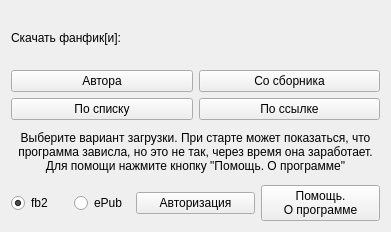
<?xml version="1.0" encoding="UTF-8"?>
<ui version="4.0">
 <class>Form</class>
 <widget class="QWidget" name="Form">
  <property name="geometry">
   <rect>
    <x>0</x>
    <y>0</y>
    <width>391</width>
    <height>232</height>
   </rect>
  </property>
  <property name="windowTitle">
   <string>AceConverter</string>
  </property>
  <layout class="QGridLayout" name="gridLayout_2">
   <item row="0" column="0">
    <layout class="QVBoxLayout" name="verticalLayout">
     <item>
      <widget class="QLabel" name="label">
       <property name="text">
        <string>Скачать фанфик[и]:</string>
       </property>
      </widget>
     </item>
     <item>
      <layout class="QGridLayout" name="gridLayout">
       <item row="0" column="0">
        <widget class="QPushButton" name="author">
         <property name="text">
          <string>Автора</string>
         </property>
        </widget>
       </item>
       <item row="1" column="0">
        <widget class="QPushButton" name="from_file">
         <property name="text">
          <string>По списку</string>
         </property>
        </widget>
       </item>
       <item row="1" column="1">
        <widget class="QPushButton" name="link">
         <property name="text">
          <string>По ссылке</string>
         </property>
        </widget>
       </item>
       <item row="0" column="1">
        <widget class="QPushButton" name="collection">
         <property name="text">
          <string>Со сборника</string>
         </property>
        </widget>
       </item>
      </layout>
     </item>
     <item>
      <widget class="QLabel" name="status">
       <property name="text">
        <string>&lt;html&gt;&lt;head/&gt;&lt;body&gt;&lt;p&gt;Выберите вариант загрузки. При старте может показаться, что программа зависла, но это не так, через время она заработает. Для помощи нажмите кнопку &amp;quot;Помощь. О программе&amp;quot;&lt;/p&gt;&lt;/body&gt;&lt;/html&gt;</string>
       </property>
       <property name="alignment">
        <set>Qt::AlignCenter</set>
       </property>
       <property name="wordWrap">
        <bool>true</bool>
       </property>
      </widget>
     </item>
     <item>
      <layout class="QHBoxLayout" name="horizontalLayout_2">
       <item>
        <layout class="QHBoxLayout" name="horizontalLayout">
         <item>
          <widget class="QRadioButton" name="to_fb2">
           <property name="focusPolicy">
            <enum>Qt::NoFocus</enum>
           </property>
           <property name="text">
            <string>fb2</string>
           </property>
           <property name="checked">
            <bool>true</bool>
           </property>
          </widget>
         </item>
         <item>
          <widget class="QRadioButton" name="to_ePub">
           <property name="focusPolicy">
            <enum>Qt::NoFocus</enum>
           </property>
           <property name="text">
            <string>ePub</string>
           </property>
          </widget>
         </item>
        </layout>
       </item>
       <item>
        <widget class="QPushButton" name="login">
         <property name="text">
          <string>Авторизация</string>
         </property>
        </widget>
       </item>
       <item>
        <widget class="QPushButton" name="about">
         <property name="text">
          <string>Помощь. 
О программе</string>
         </property>
         <property name="flat">
          <bool>false</bool>
         </property>
        </widget>
       </item>
      </layout>
     </item>
    </layout>
   </item>
  </layout>
 </widget>
 <resources/>
 <connections/>
</ui>
